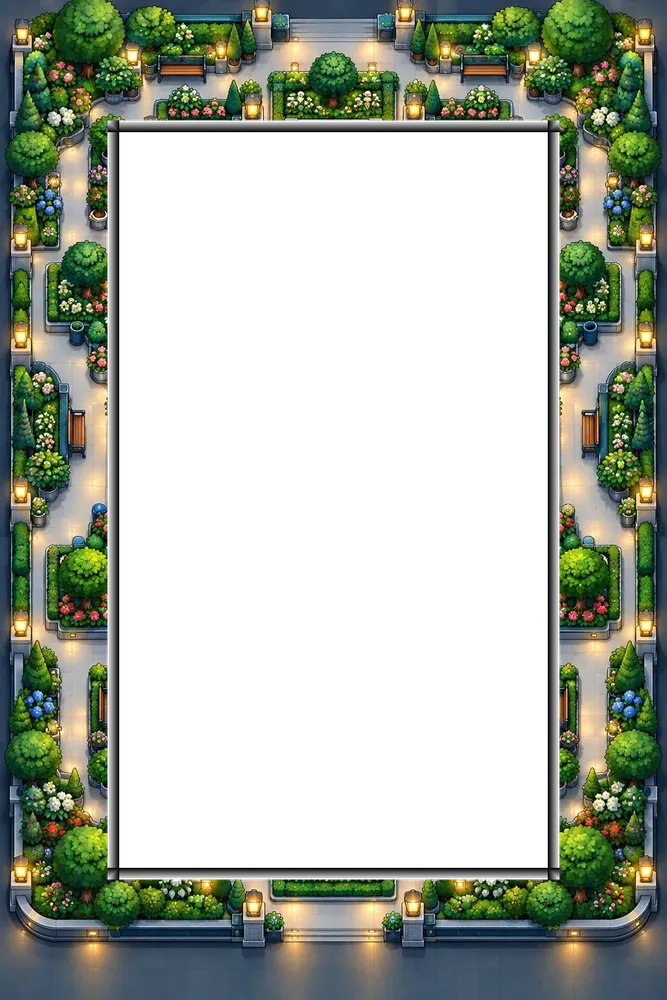
#> input picture src/v5/content/assets/garden.webp, 667 x 1000 px, shrunk from 1024 x 1536 before the run
$ python compare-background.py ../../src/v5/content/assets/garden.webp ../../src/v5/content/assets/hospital.webp ../../src/v5/content/assets/hospital.webp
#> lines starting #> are read from the running program, lines starting #| are printed output that depends on the picture
"""Compare original lobby background in the same Pixel 5 viewport/camera.

HUD, transcript and player area are outside these regions. This is deliberately
not a certification of the still-unmigrated clinical panels or multiplayer.
"""
import json
import sys
from pathlib import Path
from PIL import Image, ImageChops, ImageStat

reference, candidate = [Image.open(p).convert("RGB") for p in sys.argv[1:3]]
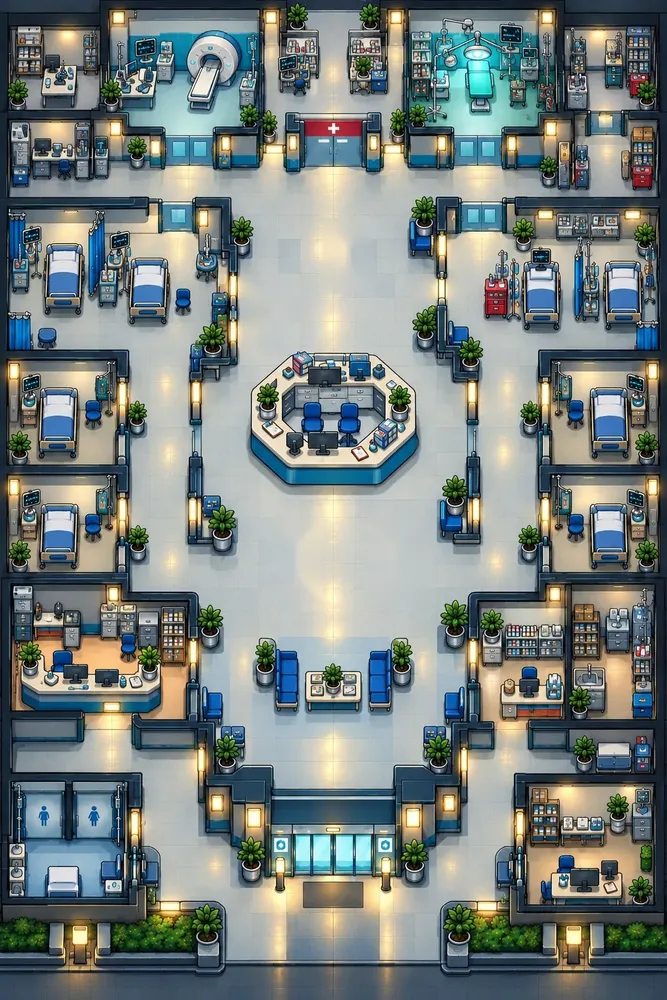
#> input picture src/v5/content/assets/hospital.webp, 667 x 1000 px, shrunk from 1024 x 1536 before the run
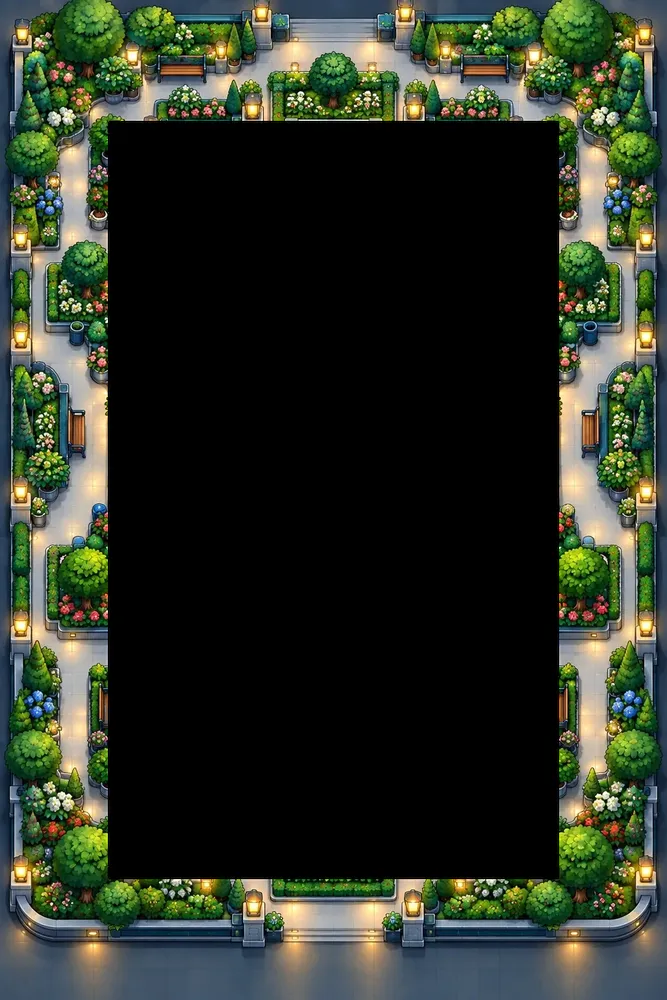
#> reference: PIL image 667x1000 RGB; mean R, G, B 44.6, 51.4, 39.2
#> candidate is the input picture: PIL image 667x1000 RGB; mean R, G, B 121.3, 130.6, 128.2
assert reference.size == candidate.size, "reference and candidate viewports differ"
w, h = reference.size
#> w = 667; h = 1000
# Keep the original strict pixel tolerance, but compare only static artwork.
# The center of the upper zone includes the player sprite, and the lower-left
# of the bottom zone includes mobile controls. They are not background pixels.
# These five regions cover the stable upper, side and lower map at the same
# camera origin in the reference and standalone V5 screenshot.
regions = [(0, round(h * .09), w, round(h * .27)),
           (0, round(h * .27), round(w * .27), round(h * .40)),
           (round(w * .74), round(h * .27), w, round(h * .40)),
           (0, round(h * .54), w, round(h * .76)),
           (round(w * .58), round(h * .76), w, round(h * .80))]
results = []
for box in regions:
    diff = ImageChops.difference(reference.crop(box), candidate.crop(box))
    error = max(ImageStat.Stat(diff).mean)
    results.append({"region": box, "maximum_mean_channel_error": error,
                    "allowed_channel_error": 1.0})
#> (the run stopped early here; a loop or call above may not have finished)
